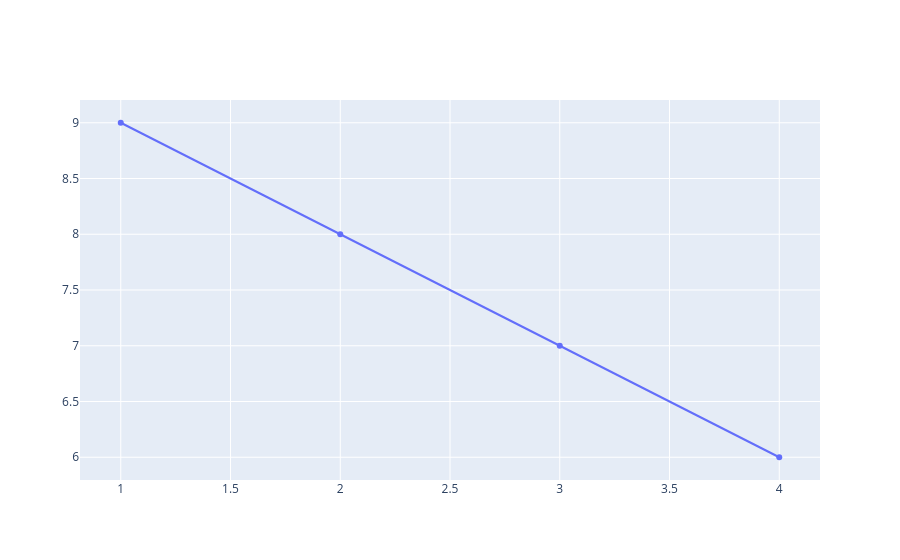

Notebook source saved alongside this figure:
### Code cell
# go ---> go.Figure( data = ) ---> Figure Class
import plotly.graph_objects as go
fig = go.Figure(data = go.Scatter(x=[1,2,3,4], y= [9,8,7,6]))
fig.show()

### Figure 1 — Plotly figure (JSON) as saved in the notebook; plotly's stock layout.template omitted (floating-point values rounded to 4 significant figures)
{"data": [{"type": "scatter", "x": [1, 2, 3, 4], "y": [9, 8, 7, 6]}], "layout": {}}
